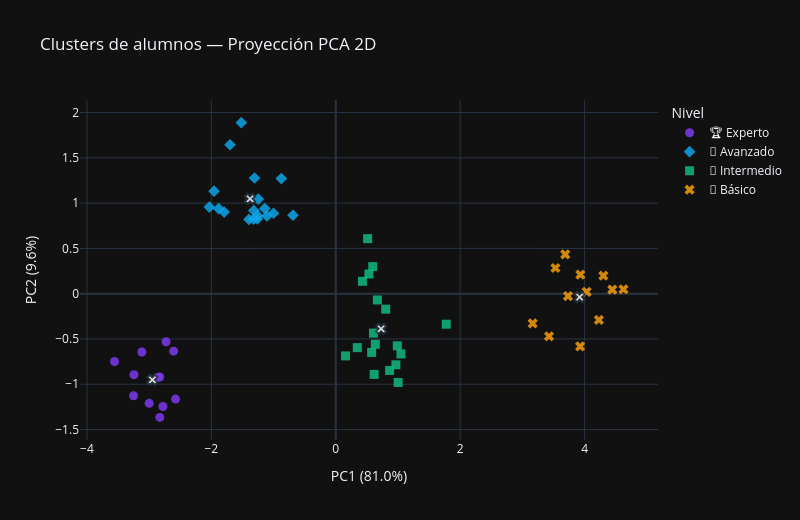

Notebook code for this chart:
### Markdown cell above
## 5. Visualización PCA 2D — Scatter interactivo
PCA reduce las 7 dimensiones a 2 para poder graficar.

### Code cell
pca = PCA(n_components=2, random_state=42)
coords = pca.fit_transform(X_scaled)

df_result["pca_x"] = coords[:, 0]
df_result["pca_y"] = coords[:, 1]

varianza = pca.explained_variance_ratio_
print(f"Varianza explicada: PC1={varianza[0]:.1%}, PC2={varianza[1]:.1%}, Total={sum(varianza):.1%}")

# Hover con todas las materias
hover_cols = MATERIAS + ["promedio"]

fig = px.scatter(
    df_result,
    x="pca_x", y="pca_y",
    color="nivel",
    hover_name="nombre",
    hover_data={col: ":.1f" for col in hover_cols} | {"pca_x": False, "pca_y": False},
    title="Clusters de alumnos — Proyección PCA 2D",
    labels={"pca_x": f"PC1 ({varianza[0]:.1%})", "pca_y": f"PC2 ({varianza[1]:.1%})"},
    color_discrete_map={
        "🏆 Experto":    "#7c3aed",
        "🥈 Avanzado":   "#0ea5e9",
        "📘 Intermedio": "#10b981",
        "📗 Básico":     "#f59e0b",
    },
    template="plotly_dark",
    width=800, height=520,
    symbol="nivel",
    size_max=10,
)

# Agregar centros de clusters
centers_pca = pca.transform(kmeans.cluster_centers_)
for i, c in enumerate(centers_pca):
    nivel_name = NIVEL_NOMBRES[rank_map[i]]
    fig.add_scatter(
        x=[c[0]], y=[c[1]],
        mode="markers",
        marker=dict(size=20, symbol="x", color="white", line=dict(width=2)),
        name=f"Centro {nivel_name}",
        showlegend=False,
    )

fig.update_traces(marker=dict(size=9, opacity=0.85))
fig.update_layout(legend_title_text="Nivel")
fig.show()

### Figure 1 — Plotly figure (JSON) as saved in the notebook; plotly's stock layout.template omitted (floating-point values rounded to 4 significant figures; data arrays with more than 128 entries replaced by an {"elided": "..."} marker saying what was removed)
{"data": [{"customdata": [[92.5, 89.3, 93.2, 97.6, 88.8, 88.8, 97.9, 92.6], [93.8, 87.7, 92.7, 87.7, 87.7, 91.2, 80.4, 88.7], [81.4, 87.2, 84.9, 91.6, 85.5, 82.9, 97.3, 87.3], [88.9, 90.3, 82.9, 87.3, 90.6, 84.2, 91.9, 88], [87, 88.5, 87, 99.3, 89.9, 84.7, 94.1, 90.1], [83.9, 91, 80.2, 83.4, 91, 93.7, 90.9, 87.7], [89.4, 88.5, 82.6, 86.4, 87.7, 95.3, 91.7, 88.8], [81.2, 91.6, 88.1, 86.6, 93.1, 95.2, 94.7, 90.1], [85.8, 88.5, 91.7, 94.9, 87.6, 89.1, 84.5, 88.9], [84, 94.1, 96.8, 89.6, 95, 91.8, 86.8, 91.2], [91.8, 97.7, 89.8, 97.8, 76.9, 94.1, 90.4, 91.2], [88.5, 90.5, 80.1, 88.9, 91.8, 97.4, 87.4, 89.2]], "hovertemplate": "<b>%{hovertext}</b><br><br>nivel=🏆 Experto<br>Matemáticas=%{customdata[0]:.1f}<br>Programación=%{customdata[1]:.1f}<br>Base de Datos=%{customdata[2]:.1f}<br>Redes=%{customdata[3]:.1f}<br>IA/ML=%{customdata[4]:.1f}<br>Inglés=%{customdata[5]:.1f}<br>Estadística=%{customdata[6]:.1f}<br>promedio=%{customdata[7]:.1f}<extra></extra>", "hovertext": ["Alumno_01", "Alumno_02", "Alumno_03", "Alumno_04", "Alumno_05", "Alumno_06", "Alumno_07", "Alumno_08", "Alumno_09", "Alumno_10", "Alumno_11", "Alumno_12"], "legendgroup": "🏆 Experto", "marker": {"color": "#7c3aed", "opacity": 0.85, "size": 9, "symbol": "circle"}, "mode": "markers", "name": "🏆 Experto", "orientation": "v", "showlegend": true, "type": "scatter", "x": [-3.557, -2.83, -2.606, -2.728, -3.117, -2.575, -2.778, -3.0, -2.864, -3.244, -3.251, -2.829], "xaxis": "x", "y": [-0.749, -0.92, -0.6344, -0.5308, -0.6442, -1.164, -1.245, -1.211, -0.9242, -0.8949, -1.127, -1.366], "yaxis": "y"}, {"customdata": {"elided": "18x8 float values"}, "hovertemplate": "<b>%{hovertext}</b><br><br>nivel=🥈 Avanzado<br>Matemáticas=%{customdata[0]:.1f}<br>Programación=%{customdata[1]:.1f}<br>Base de Datos=%{customdata[2]:.1f}<br>Redes=%{customdata[3]:.1f}<br>IA/ML=%{customdata[4]:.1f}<br>Inglés=%{customdata[5]:.1f}<br>Estadística=%{customdata[6]:.1f}<br>promedio=%{customdata[7]:.1f}<extra></extra>", "hovertext": ["Alumno_13", "Alumno_14", "Alumno_15", "Alumno_16", "Alumno_17", "Alumno_18", "Alumno_19", "Alumno_20", "Alumno_21", "Alumno_22", "Alumno_23", "Alumno_24", "Alumno_25", "Alumno_26", "Alumno_27", "Alumno_28", "Alumno_29", "Alumno_30"], "legendgroup": "🥈 Avanzado", "marker": {"color": "#0ea5e9", "opacity": 0.85, "size": 9, "symbol": "diamond"}, "mode": "markers", "name": "🥈 Avanzado", "orientation": "v", "showlegend": true, "type": "scatter", "x": [-1.321, -1.141, -0.8749, -1.518, -1.7, -1.794, -0.6876, -1.26, -1.258, -1.306, -1.395, -2.031, -1.001, -1.957, -1.245, -1.107, -1.317, -1.882], "xaxis": "x", "y": [0.8218, 0.9402, 1.271, 1.889, 1.645, 0.9012, 0.8659, 0.8271, 0.8616, 1.278, 0.8198, 0.956, 0.8881, 1.132, 1.044, 0.8575, 0.9184, 0.9386], "yaxis": "y"}, {"customdata": {"elided": "18x8 float values"}, "hovertemplate": "<b>%{hovertext}</b><br><br>nivel=📘 Intermedio<br>Matemáticas=%{customdata[0]:.1f}<br>Programación=%{customdata[1]:.1f}<br>Base de Datos=%{customdata[2]:.1f}<br>Redes=%{customdata[3]:.1f}<br>IA/ML=%{customdata[4]:.1f}<br>Inglés=%{customdata[5]:.1f}<br>Estadística=%{customdata[6]:.1f}<br>promedio=%{customdata[7]:.1f}<extra></extra>", "hovertext": ["Alumno_31", "Alumno_32", "Alumno_33", "Alumno_34", "Alumno_35", "Alumno_36", "Alumno_37", "Alumno_38", "Alumno_39", "Alumno_40", "Alumno_41", "Alumno_42", "Alumno_43", "Alumno_44", "Alumno_45", "Alumno_46", "Alumno_47", "Alumno_48"], "legendgroup": "📘 Intermedio", "marker": {"color": "#10b981", "opacity": 0.85, "size": 9, "symbol": "square"}, "mode": "markers", "name": "📘 Intermedio", "orientation": "v", "showlegend": true, "type": "scatter", "x": [0.3459, 1.003, 1.049, 0.5941, 0.9666, 0.6689, 0.4285, 1.776, 0.5328, 0.9898, 0.5122, 0.8031, 0.5768, 0.6179, 0.1566, 0.6054, 0.6357, 0.8661], "xaxis": "x", "y": [-0.5958, -0.9801, -0.6657, 0.299, -0.7855, -0.06912, 0.1369, -0.337, 0.2169, -0.5754, 0.6078, -0.1712, -0.6486, -0.8912, -0.6869, -0.4355, -0.5586, -0.8475], "yaxis": "y"}, {"customdata": [[45.1, 48.1, 52.4, 46.7, 45.1, 51.4, 51.4, 48.6], [47, 47.2, 51.4, 41.4, 41.7, 45.7, 48.7, 46.2], [51.8, 58.7, 55.1, 49.1, 49.9, 44.1, 49.9, 51.2], [48.3, 51.9, 45.1, 53.1, 59.1, 49.4, 52.4, 51.3], [54.1, 47.6, 51.3, 50.1, 50.6, 45.4, 50.1, 49.9], [52.9, 58.6, 55.7, 62.7, 45.5, 55.2, 51.1, 54.5], [63, 45.2, 45, 46.5, 37.4, 46.9, 45.5, 47.1], [50.9, 52, 61.1, 55.6, 46.6, 44.7, 52.9, 52], [42.2, 60.8, 57, 47.2, 39.9, 58, 49.3, 50.6], [57.3, 40.6, 46.5, 50, 50.3, 47.3, 53.7, 49.4], [43.7, 49.2, 50.7, 53, 54.2, 43.3, 40.9, 47.9], [57.6, 52, 45.6, 59.2, 50.7, 57, 50.4, 53.2]], "hovertemplate": "<b>%{hovertext}</b><br><br>nivel=📗 Básico<br>Matemáticas=%{customdata[0]:.1f}<br>Programación=%{customdata[1]:.1f}<br>Base de Datos=%{customdata[2]:.1f}<br>Redes=%{customdata[3]:.1f}<br>IA/ML=%{customdata[4]:.1f}<br>Inglés=%{customdata[5]:.1f}<br>Estadística=%{customdata[6]:.1f}<br>promedio=%{customdata[7]:.1f}<extra></extra>", "hovertext": ["Alumno_49", "Alumno_50", "Alumno_51", "Alumno_52", "Alumno_53", "Alumno_54", "Alumno_55", "Alumno_56", "Alumno_57", "Alumno_58", "Alumno_59", "Alumno_60"], "legendgroup": "📗 Básico", "marker": {"color": "#f59e0b", "opacity": 0.85, "size": 9, "symbol": "x"}, "mode": "markers", "name": "📗 Básico", "orientation": "v", "showlegend": true, "type": "scatter", "x": [4.23, 4.625, 3.689, 3.733, 3.932, 3.166, 4.445, 3.532, 3.928, 4.033, 4.302, 3.429], "xaxis": "x", "y": [-0.2901, 0.04878, 0.4344, -0.02672, 0.2109, -0.3279, 0.04516, 0.2835, -0.5819, 0.02023, 0.1986, -0.4707], "yaxis": "y"}, {"marker": {"color": "white", "line": {"width": 2}, "opacity": 0.85, "size": 9, "symbol": "x"}, "mode": "markers", "name": "Centro 📘 Intermedio", "showlegend": false, "type": "scatter", "x": [0.7294], "y": [-0.3882]}, {"marker": {"color": "white", "line": {"width": 2}, "opacity": 0.85, "size": 9, "symbol": "x"}, "mode": "markers", "name": "Centro 🏆 Experto", "showlegend": false, "type": "scatter", "x": [-2.948], "y": [-0.9509]}, {"marker": {"color": "white", "line": {"width": 2}, "opacity": 0.85, "size": 9, "symbol": "x"}, "mode": "markers", "name": "Centro 📗 Básico", "showlegend": false, "type": "scatter", "x": [3.92], "y": [-0.03798]}, {"marker": {"color": "white", "line": {"width": 2}, "opacity": 0.85, "size": 9, "symbol": "x"}, "mode": "markers", "name": "Centro 🥈 Avanzado", "showlegend": false, "type": "scatter", "x": [-1.377], "y": [1.047]}], "layout": {"height": 520, "legend": {"title": {"text": "Nivel"}, "tracegroupgap": 0}, "title": {"text": "Clusters de alumnos — Proyección PCA 2D"}, "width": 800, "xaxis": {"anchor": "y", "domain": [0, 1], "title": {"text": "PC1 (81.0%)"}}, "yaxis": {"anchor": "x", "domain": [0, 1], "title": {"text": "PC2 (9.6%)"}}}}
